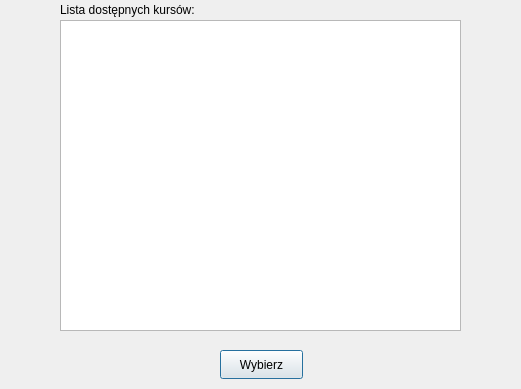
<?xml version="1.0" encoding="UTF-8"?>
<ui version="4.0">
 <class>listaPrzedmiotow</class>
 <widget class="QDialog" name="listaPrzedmiotow">
  <property name="geometry">
   <rect>
    <x>0</x>
    <y>0</y>
    <width>521</width>
    <height>389</height>
   </rect>
  </property>
  <property name="minimumSize">
   <size>
    <width>521</width>
    <height>389</height>
   </size>
  </property>
  <property name="maximumSize">
   <size>
    <width>521</width>
    <height>389</height>
   </size>
  </property>
  <property name="windowTitle">
   <string>Memorizer</string>
  </property>
  <property name="autoFillBackground">
   <bool>true</bool>
  </property>
  <widget class="QListView" name="listView">
   <property name="geometry">
    <rect>
     <x>60</x>
     <y>20</y>
     <width>401</width>
     <height>311</height>
    </rect>
   </property>
   <property name="palette">
    <palette>
     <active>
      <colorrole role="WindowText">
       <brush brushstyle="SolidPattern">
        <color alpha="255">
         <red>255</red>
         <green>255</green>
         <blue>255</blue>
        </color>
       </brush>
      </colorrole>
      <colorrole role="Text">
       <brush brushstyle="SolidPattern">
        <color alpha="255">
         <red>255</red>
         <green>255</green>
         <blue>255</blue>
        </color>
       </brush>
      </colorrole>
     </active>
     <inactive>
      <colorrole role="WindowText">
       <brush brushstyle="SolidPattern">
        <color alpha="255">
         <red>0</red>
         <green>0</green>
         <blue>0</blue>
        </color>
       </brush>
      </colorrole>
      <colorrole role="Text">
       <brush brushstyle="SolidPattern">
        <color alpha="255">
         <red>0</red>
         <green>0</green>
         <blue>0</blue>
        </color>
       </brush>
      </colorrole>
     </inactive>
     <disabled>
      <colorrole role="WindowText">
       <brush brushstyle="SolidPattern">
        <color alpha="255">
         <red>120</red>
         <green>120</green>
         <blue>120</blue>
        </color>
       </brush>
      </colorrole>
      <colorrole role="Text">
       <brush brushstyle="SolidPattern">
        <color alpha="255">
         <red>120</red>
         <green>120</green>
         <blue>120</blue>
        </color>
       </brush>
      </colorrole>
     </disabled>
    </palette>
   </property>
   <property name="editTriggers">
    <set>QAbstractItemView::NoEditTriggers</set>
   </property>
  </widget>
  <widget class="QPushButton" name="pushButton">
   <property name="geometry">
    <rect>
     <x>220</x>
     <y>350</y>
     <width>83</width>
     <height>29</height>
    </rect>
   </property>
   <property name="palette">
    <palette>
     <active>
      <colorrole role="ButtonText">
       <brush brushstyle="SolidPattern">
        <color alpha="255">
         <red>255</red>
         <green>255</green>
         <blue>255</blue>
        </color>
       </brush>
      </colorrole>
     </active>
     <inactive>
      <colorrole role="ButtonText">
       <brush brushstyle="SolidPattern">
        <color alpha="255">
         <red>0</red>
         <green>0</green>
         <blue>0</blue>
        </color>
       </brush>
      </colorrole>
     </inactive>
     <disabled>
      <colorrole role="ButtonText">
       <brush brushstyle="SolidPattern">
        <color alpha="255">
         <red>120</red>
         <green>120</green>
         <blue>120</blue>
        </color>
       </brush>
      </colorrole>
     </disabled>
    </palette>
   </property>
   <property name="text">
    <string>Wybierz</string>
   </property>
  </widget>
  <widget class="QLabel" name="label">
   <property name="geometry">
    <rect>
     <x>60</x>
     <y>0</y>
     <width>281</width>
     <height>20</height>
    </rect>
   </property>
   <property name="palette">
    <palette>
     <active>
      <colorrole role="WindowText">
       <brush brushstyle="SolidPattern">
        <color alpha="255">
         <red>255</red>
         <green>255</green>
         <blue>255</blue>
        </color>
       </brush>
      </colorrole>
      <colorrole role="Text">
       <brush brushstyle="SolidPattern">
        <color alpha="255">
         <red>255</red>
         <green>255</green>
         <blue>255</blue>
        </color>
       </brush>
      </colorrole>
     </active>
     <inactive>
      <colorrole role="WindowText">
       <brush brushstyle="SolidPattern">
        <color alpha="255">
         <red>0</red>
         <green>0</green>
         <blue>0</blue>
        </color>
       </brush>
      </colorrole>
      <colorrole role="Text">
       <brush brushstyle="SolidPattern">
        <color alpha="255">
         <red>0</red>
         <green>0</green>
         <blue>0</blue>
        </color>
       </brush>
      </colorrole>
     </inactive>
     <disabled>
      <colorrole role="WindowText">
       <brush brushstyle="SolidPattern">
        <color alpha="255">
         <red>120</red>
         <green>120</green>
         <blue>120</blue>
        </color>
       </brush>
      </colorrole>
      <colorrole role="Text">
       <brush brushstyle="SolidPattern">
        <color alpha="255">
         <red>120</red>
         <green>120</green>
         <blue>120</blue>
        </color>
       </brush>
      </colorrole>
     </disabled>
    </palette>
   </property>
   <property name="text">
    <string>Lista dostępnych kursów:</string>
   </property>
  </widget>
 </widget>
 <resources/>
 <connections/>
</ui>
